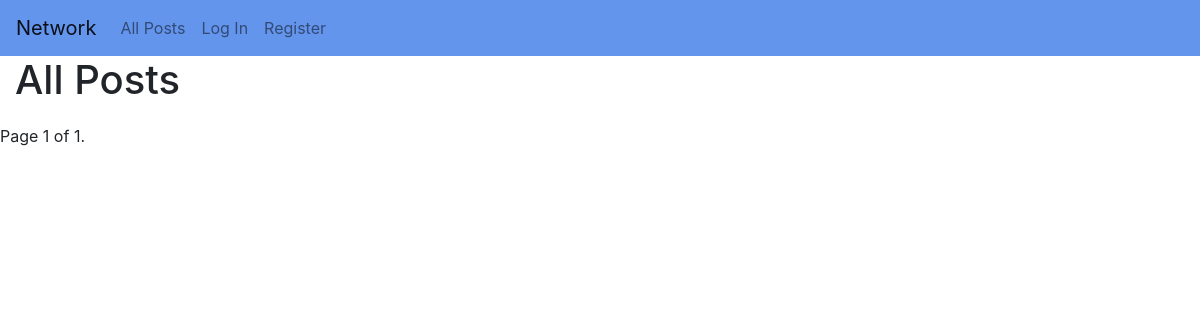
/network/, run on an earlier commit of the app's database.
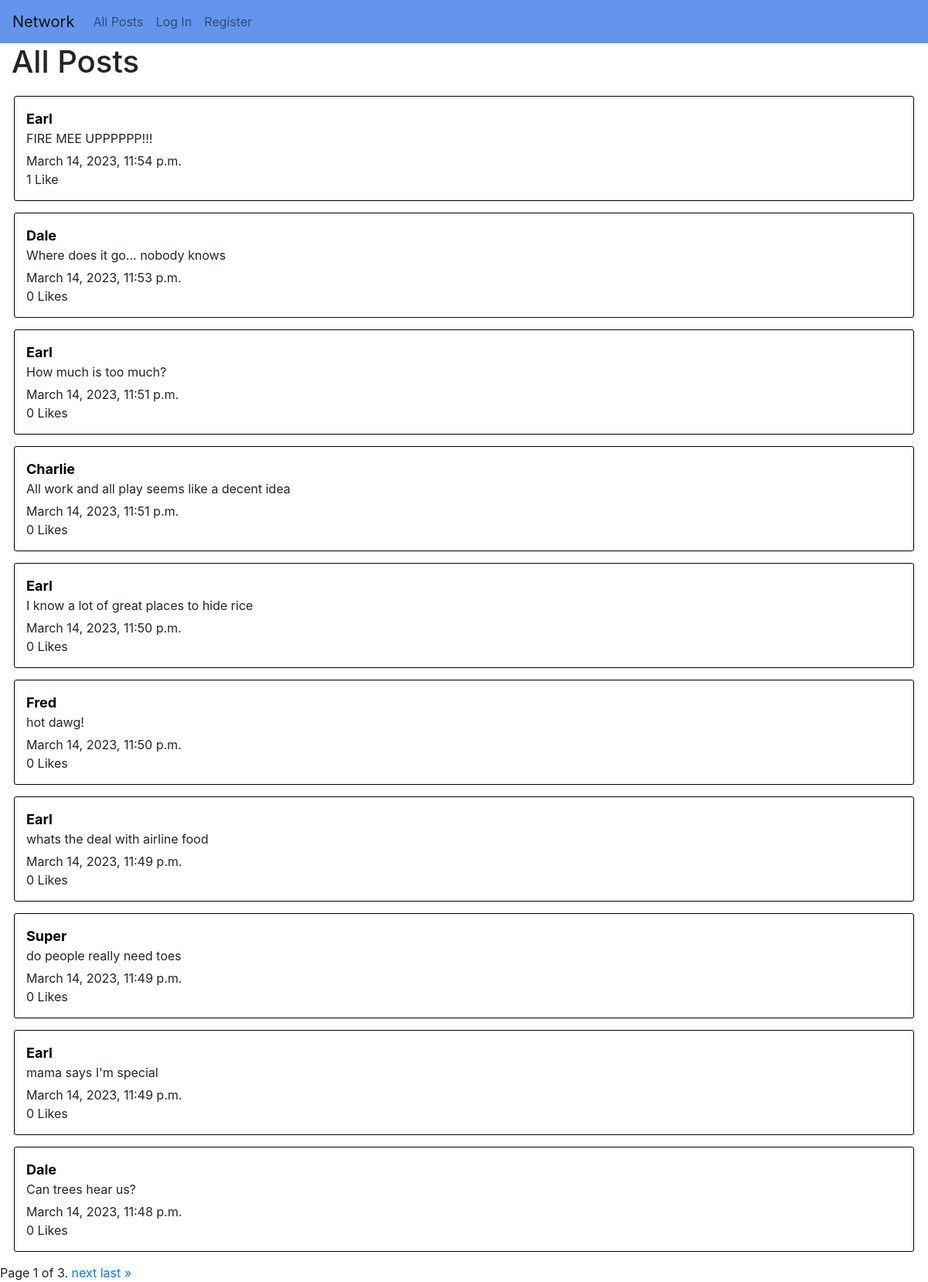
And on a later commit of the database.
### network/models.py (models this page shows, shortened)
class Post(models.Model):
    content = models.TextField(blank=False)
    poster = models.ForeignKey(User, on_delete=models.CASCADE, related_name="posts")
    like_count = models.IntegerField(default=0)
    timestamp = models.DateTimeField("Time posted", auto_now_add=True)
    likers =  models.ManyToManyField(User, blank=True, related_name="liked")

### mail/models.py (models this page shows)
class User(AbstractUser):
    pass

### network/views.py (the view)
# urls.py: path("", views.index, name="auctionindex"),
def index(request):
    posts = Post.objects.all().order_by("-timestamp")
    paginator = Paginator(posts, 10)
    page_number = request.GET.get('page')
    page_obj = paginator.get_page(page_number)
    return render(request, "network/index.html", {
        "posts": page_obj
    })

### network/templates/network/index.html (shortened to what this page needs)
{% extends "network/layout.html" %}
{% load static %}
{% block body %}
<h1>All Posts</h1>
{% for post in posts %}
<div class="post" id="post-{{post.id}}">
    <a class="post-user" href="{% url 'user' post.poster.id %}">{{post.poster}}</a>
    <p id="content-{{post.id}}" class="post-content">{{post.content}}</p>
    <p class="timestamp">{{post.timestamp}}</p>
    <div class="post-bottom">
        <p>{{post.like_count}} Like{% if post.like_count != 1%}s{% endif %}</p>
    </div>
</div>
{% endfor %}
<div class="pagination">
    <span class="step-links">
        <span class="current">
            Page {{ posts.number }} of {{ posts.paginator.num_pages }}.
        </span>
        {% if posts.has_next %}
            <a href="?page={{ posts.next_page_number }}">next</a>
            <a href="?page={{ posts.paginator.num_pages }}">last &raquo;</a>
        {% endif %}
    </span>
</div>
{% endblock %}

### network/templates/network/layout.html (shortened to what this page needs)
{% load static %}
<!DOCTYPE html>
<html lang="en">
    <head>
        <link rel="stylesheet" href="https://stackpath.bootstrapcdn.com/bootstrap/4.4.1/css/bootstrap.min.css">
        <link href="{% static 'network/styles.css' %}" rel="stylesheet">
    </head>
    <body>
        <nav class="navbar navbar-expand-lg  navbar-expand-md navbar-expand-sm navbar-light">
            <a class="navbar-brand">Network</a>
            <div>
              <ul class="navbar-nav mr-auto">
                <li class="nav-item">
                  <a class="nav-link" id="all" href="{% url 'networkindex' %}">All Posts</a>
                </li>
                {% if user.is_authenticated %}
                    <li class="nav-item">
                        <a class="nav-link" id="following" href="{% url 'following' %}">Following</a>
                    </li>
                    <li class="nav-item">
                        <a class="nav-link" href="{% url 'networklogout' %}">Log Out</a>
                    </li>
                {% else %}
                    <li class="nav-item">
                        <a class="nav-link" href="{% url 'networklogin' %}">Log In</a>
                    </li>
                    <li class="nav-item">
                        <a class="nav-link" href="{% url 'networkregister' %}">Register</a>
                    </li>
                {% endif %}
              </ul>
            </div>
          </nav>
        <div class="body">
            {% block body %}
            {% endblock %}
        </div>
    </body>
</html>

### network/static/network/styles.css (style rules this page uses)
body { margin: 0; padding: 0; }
.navbar { background-color: cornflowerblue; }
p { margin-top: 0px; margin-bottom: 0px; }
h1 { margin-left: 15px; margin-bottom: 20px; }
#new-post, .post { width: 97%; margin: auto; border: 0.5px solid black; border-radius: 3px; padding: 15px; margin-bottom: 15px; }
.post-user { font-size: 18px; color: black; font-weight: 700; }
.post-content { margin-bottom: 5px; max-height: 70px; overflow: hidden; }
.post-bottom { display: flex; }

What changed in the data, as far as the page shows it:
added Post: poster "Earl", content "FIRE MEE UPPPPPP!!!", timestamp "March 14, 2023, 11:54 p.m.", like_count "1"
added Post: poster "Dale", content "Where does it go... nobody knows", timestamp "March 14, 2023, 11:53 p.m.", like_count "0"
added Post: poster "Earl", content "How much is too much?", timestamp "March 14, 2023, 11:51 p.m.", like_count "0"
added Post: poster "Charlie", content "All work and all play seems like a decent idea", timestamp "March 14, 2023, 11:51 p.m.", like_count "0"
added Post: poster "Earl", content "I know a lot of great places to hide rice", timestamp "March 14, 2023, 11:50 p.m.", like_count "0"
added Post: poster "Fred", content "hot dawg!", timestamp "March 14, 2023, 11:50 p.m.", like_count "0"
added Post: poster "Earl", content "whats the deal with airline food", timestamp "March 14, 2023, 11:49 p.m.", like_count "0"
added Post: poster "Super", content "do people really need toes", timestamp "March 14, 2023, 11:49 p.m.", like_count "0"
added Post: poster "Earl", content "mama says I'm special", timestamp "March 14, 2023, 11:49 p.m.", like_count "0"
added Post: poster "Dale", content "Can trees hear us?", timestamp "March 14, 2023, 11:48 p.m.", like_count "0"
Also different on the page:
{{ posts.paginator.num_pages }}: "1" → "3"
text now shown: "next last »"
